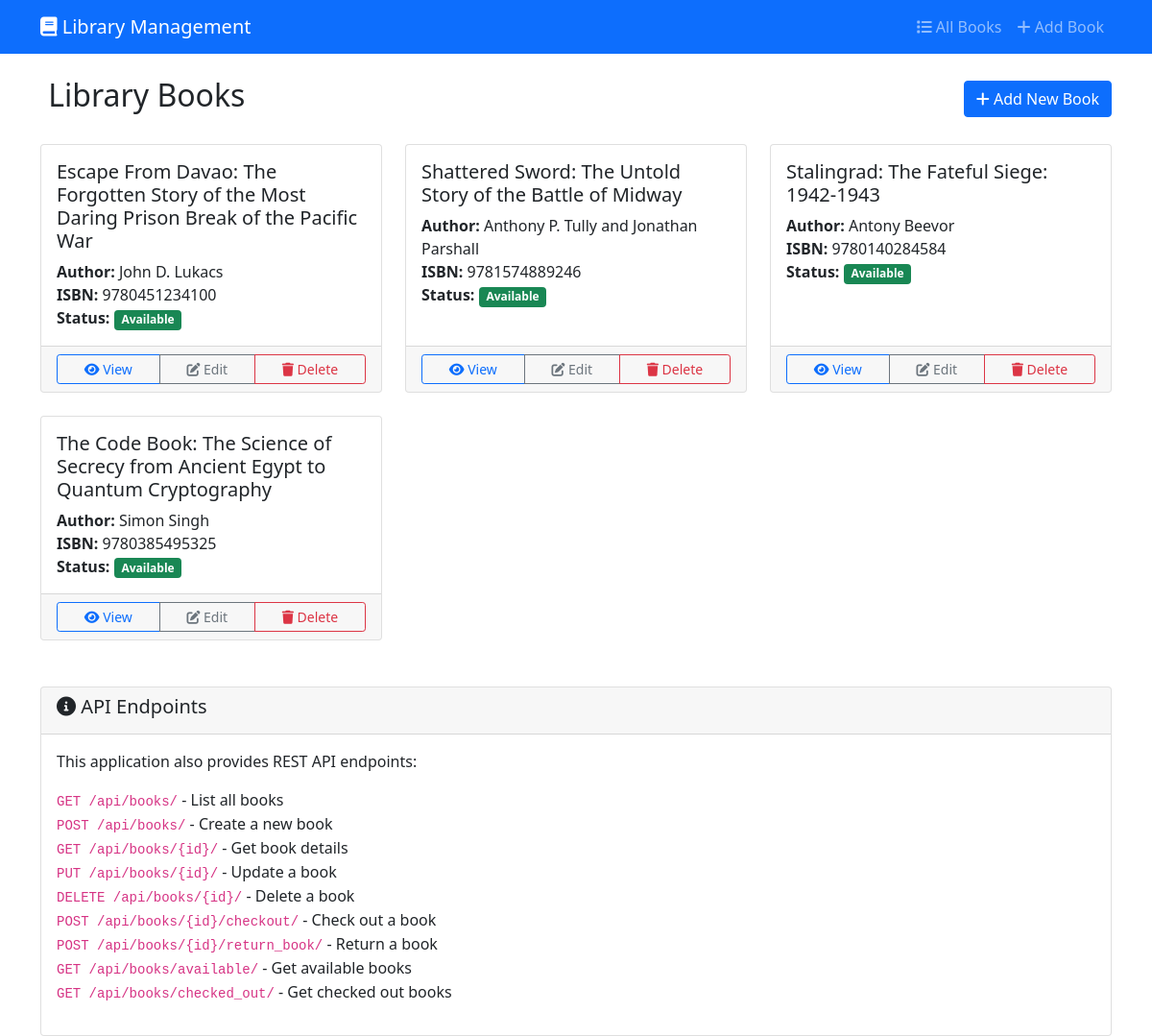
The app's page /, older data.
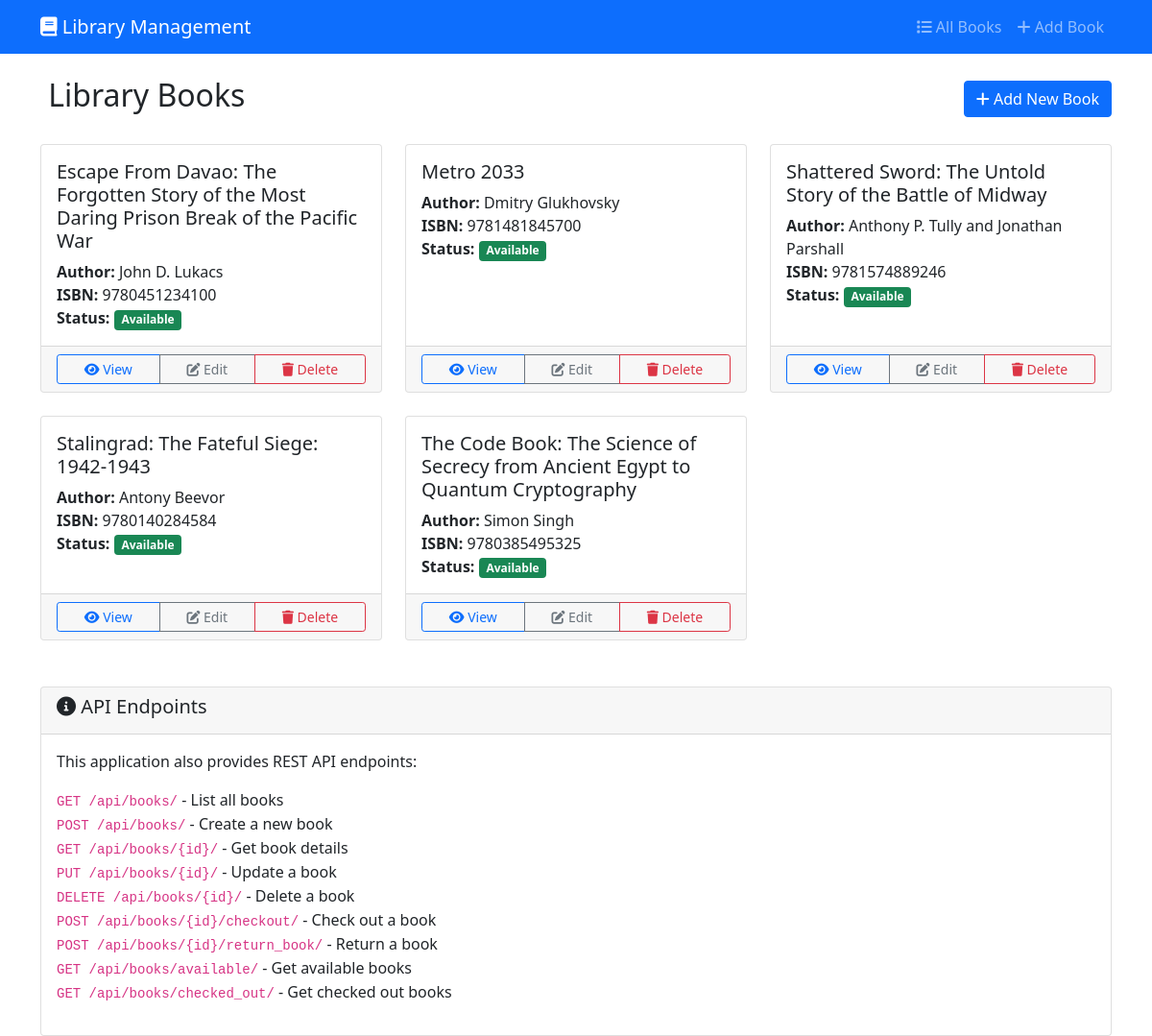
The same page, newer data.
### student/models.py (models this page shows, shortened)
class LibraryBook(models.Model):
    title = models.CharField(max_length=200)
    author = models.CharField(max_length=100)
    isbn = models.CharField(
        max_length=13,
        unique=True,
        validators=[RegexValidator( # stackoverflow will diss the crap out of you but give the best answers
            regex=r'^\d{13}$',
            message='ISBN must be exactly 13 digits'
        )]
    )
    is_checked_out = models.BooleanField(default=False)
    due_date = models.DateTimeField(null=True, blank=True)
    created_at = models.DateTimeField(auto_now_add=True)
    updated_at = models.DateTimeField(auto_now=True)
    class Meta:
        ordering = ['title']

### student/views.py (the view)
# urls.py: path('', views.book_list, name='book_list'),
def book_list(request):
    books = LibraryBook.objects.all()
    return render(request, 'student/book_list.html', {'books': books})

### student/templates/student/book_list.html (shortened to what this page needs)
{% extends 'student/base.html' %}
{% block content %}
<div class="row">
    <div class="col-12">
        <div class="d-flex justify-content-between align-items-center mb-4">
            <h2> Library Books</h2>
            <a href="{% url 'book_create' %}" class="btn btn-primary">
                <i class="fas fa-plus"></i> Add New Book
            </a>
        </div>
        {% if books %}
            <div class="row">
                {% for book in books %}
                <div class="col-md-6 col-lg-4 mb-4">
                    <div class="card h-100">
                        <div class="card-body">
                            <h5 class="card-title">{{ book.title }}</h5>
                            <p class="card-text">
                                <strong>Author:</strong> {{ book.author }}<br>
                                <strong>ISBN:</strong> {{ book.isbn }}<br>
                                <strong>Status:</strong>
                                {% if book.is_checked_out %}
                                    <span class="badge bg-danger">Checked Out</span>
                                    {% if book.due_date %}
                                        <br><small class="text-muted">Due: {{ book.due_date|date:"M d, Y" }}</small>
                                    {% endif %}
                                {% else %}
                                    <span class="badge bg-success">Available</span>
                                {% endif %}
                            </p>
                        </div>
                        <div class="card-footer">
                            <div class="btn-group w-100" role="group">
                                <a href="{% url 'book_detail' book.pk %}" class="btn btn-outline-primary btn-sm">
                                    <i class="fas fa-eye"></i> View
                                </a>
                                <a href="{% url 'book_update' book.pk %}" class="btn btn-outline-secondary btn-sm">
                                    <i class="fas fa-edit"></i> Edit
                                </a>
                                <a href="{% url 'book_delete' book.pk %}" class="btn btn-outline-danger btn-sm">
                                    <i class="fas fa-trash"></i> Delete
                                </a>
                            </div>
                        </div>
                    </div>
                </div>
                {% endfor %}
            </div>
        {% endif %}
    </div>
</div>
<div class="row mt-4">
    <div class="col-12">
        <div class="card">
            <div class="card-header">
                <h5><i class="fas fa-info-circle"></i> API Endpoints</h5>
            </div>
            <div class="card-body">
                <p>This application also provides REST API endpoints:</p>
                <ul class="list-unstyled">
                    <li><code>GET /api/books/</code> - List all books</li>
                    <li><code>POST /api/books/</code> - Create a new book</li>
                    <li><code>GET /api/books/{id}/</code> - Get book details</li>
                    <li><code>PUT /api/books/{id}/</code> - Update a book</li>
                    <li><code>DELETE /api/books/{id}/</code> - Delete a book</li>
                    <li><code>POST /api/books/{id}/checkout/</code> - Check out a book</li>
                    <li><code>POST /api/books/{id}/return_book/</code> - Return a book</li>
                    <li><code>GET /api/books/available/</code> - Get available books</li>
                    <li><code>GET /api/books/checked_out/</code> - Get checked out books</li>
                </ul>
            </div>
        </div>
    </div>
</div>
{% endblock %}

Row changes from the older to the newer data that the page shows:
added LibraryBook: title "Metro 2033", author "Dmitry Glukhovsky", isbn "9781481845700", is_checked_out "Available"
